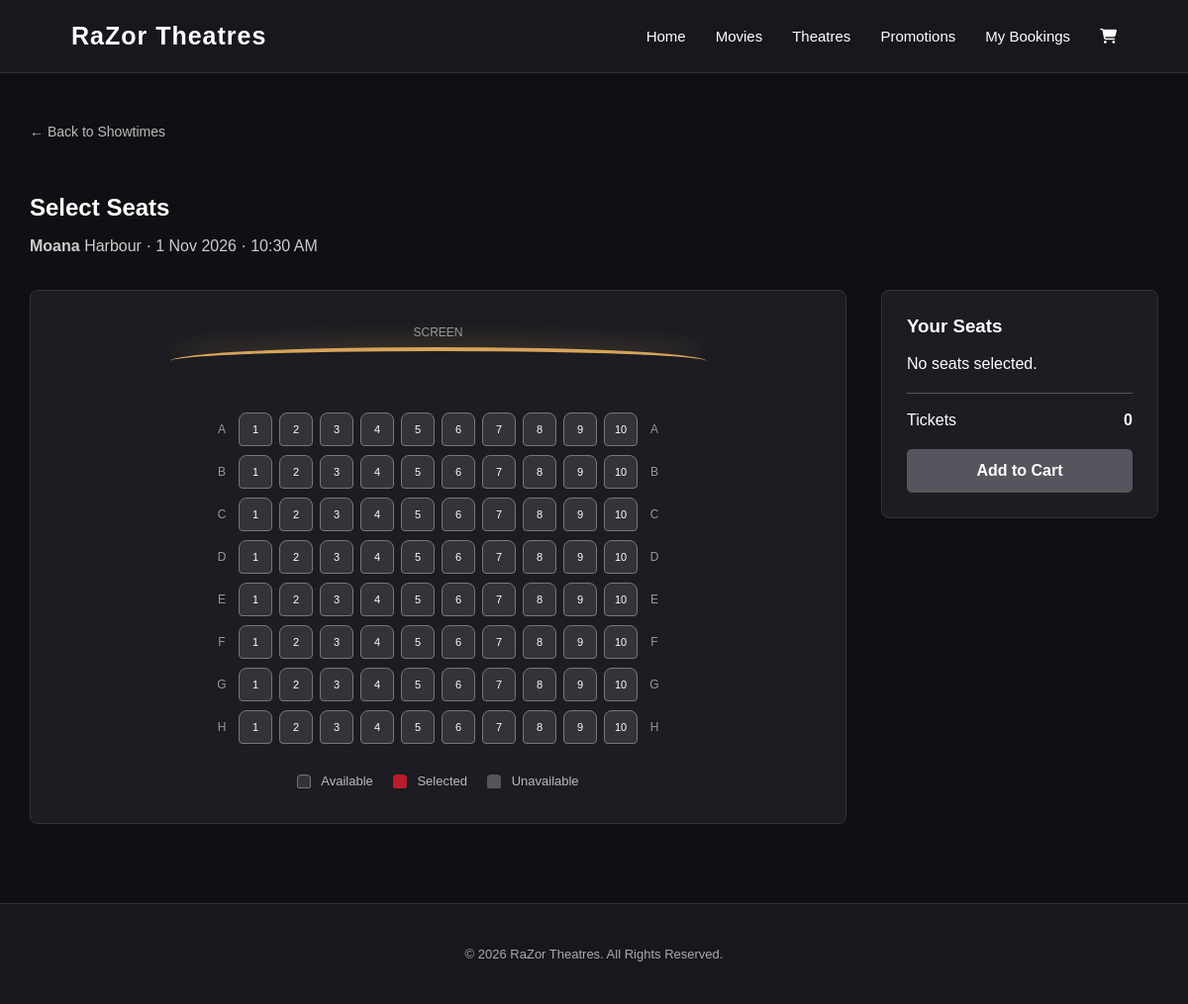
Page /booking.php?screeningId=30 on the committed database.
### tables this page shows
CREATE TABLE `screenings` (
  `screening_id` int(11) NOT NULL,
  `movie_id` int(11) NOT NULL,
  `cinema` varchar(100) NOT NULL,
  `screening_date` date NOT NULL,
  `screening_time` time NOT NULL
);

CREATE TABLE `movies` (
  `movie_id` int(11) NOT NULL,
  `title` varchar(150) NOT NULL,
  `synopsis` text DEFAULT NULL,
  `genre` varchar(100) DEFAULT NULL,
  `duration` int(11) NOT NULL,
  `rating` varchar(10) DEFAULT NULL,
  `advisory` varchar(255) DEFAULT NULL,
  `poster_url` varchar(255) DEFAULT NULL,
  `release_date` date DEFAULT NULL,
  `status` enum('now-showing','coming-soon') NOT NULL
);

### booking.php (the view, shortened to what this page needs)
<?php
require_once "db_connect.php";
$screeningId = (int) $_GET['screeningId'];
$query = "
    SELECT s.*, m.title, m.poster_url, m.rating
    FROM screenings s
    JOIN movies m ON m.movie_id = s.movie_id
    WHERE s.screening_id = ?
";
$stmt = $db->prepare($query);
$stmt->bind_param("i", $screeningId);
$stmt->execute();
$result = $stmt->get_result();
$screening = $result->fetch_assoc();
$rows = range('A', 'H');
$seatCount = 10;
$seatStatuses = [];
?>
<!DOCTYPE html>
<html lang="en">
<head>
    <link rel="stylesheet" href="style.css">
    <link rel="stylesheet"
      href="https://cdnjs.cloudflare.com/ajax/libs/font-awesome/6.7.2/css/all.min.css">
</head>
<body>
    <header class="site-header">
        <a href="index.php" class="logo"><h1>RaZor Theatres</h1></a>
        <nav>
            <a href="index.php">Home</a>
            <a href="movies.php">Movies</a>
            <a href="theatres.php">Theatres</a>
            <a href="promotions.php">Promotions</a>
            <a href="viewbookings.php">My Bookings</a>
            <a href="cart.php" class="nav-cart">
                <i class="fa-solid fa-cart-shopping"></i>
            </a>
        </nav>
    </header>
    <main class="seat-selection-page">
        <div class="seat-selection-header">
            <a href="movie_details.php?movieId=<?php echo (int) $screening['movie_id']; ?>" class="back-link">
                &larr; Back to Showtimes
            </a>
            <h2>Select Seats</h2>
            <p>
                <strong><?php echo htmlspecialchars($screening['title']); ?></strong>
                <?php echo htmlspecialchars($screening['cinema']); ?>
                &middot; <?php echo date("j M Y", strtotime($screening['screening_date'])); ?>
                &middot; <?php echo date("g:i A", strtotime($screening['screening_time'])); ?>
            </p>
        </div>
        <div class="seat-layout-container">
            <section class="cinema-seat-plan" aria-labelledby="seat-plan-heading">
                <div class="screen-label">Screen</div>
                <div class="screen-line" aria-hidden="true"></div>
                <div class="seat-grid">
                    <?php foreach ($rows as $row) { ?>
                        <div class="seat-row">
                            <span class="seat-row-label" aria-hidden="true"><?php echo $row; ?></span>
                            <?php for ($seat = 1; $seat <= $seatCount; $seat++) {
                                $seatNumber = $row . $seat;
                                $occupied = ($seatStatuses[$seatNumber] ?? 'available') !== 'available';
                            ?>
                                <button
                                    type="button"
                                    class="seat-button<?php echo $occupied ? ' occupied' : ''; ?>"
                                    data-seat="<?php echo $seatNumber; ?>"
                                    <?php echo $occupied ? 'disabled aria-label="Seat ' . $seatNumber . ' unavailable"' : 'aria-label="Seat ' . $seatNumber . '"'; ?>>
                                    <?php echo $seat; ?>
                                </button>
                            <?php } ?>
                            <span class="seat-row-label" aria-hidden="true"><?php echo $row; ?></span>
                        </div>
                    <?php } ?>
                </div>
                <div class="seat-legend" aria-label="Seat status legend">
                    <span><i class="legend-seat available"></i> Available</span>
                    <span><i class="legend-seat selected"></i> Selected</span>
                    <span><i class="legend-seat occupied"></i> Unavailable</span>
                </div>
            </section>
            <aside class="seat-cart" aria-labelledby="seat-cart-heading">
                <h3 id="seat-cart-heading">Your Seats</h3>
                <p id="seat-cart-empty">No seats selected.</p>
                <div class="seat-cart-total">
                    <span>Tickets</span>
                    <strong id="selected-seat-count">0</strong>
                </div>
                <form action="cart.php" method="POST" id="seat-booking-form">
                    <button
                       type="submit"
                       name="add_to_cart"
                       id="add-seats-to-cart"
                       class="seat-cart-button"
                       disabled
                    >
                    Add to Cart
                    </button>
                </form>
            </aside>
        </div>
    </main>
    <footer class="site-footer">
        <p>&copy; 2026 RaZor Theatres. All Rights Reserved.</p>
    </footer>
</body>
</html>

### style.css (style rules this page uses)
* { box-sizing: border-box; }
html { scroll-behavior: smooth; }
body { margin: 0; font-family: Arial, Helvetica, sans-serif; background-color: #101014; color: white; }
a { text-decoration: none; color: inherit; }
button { font: inherit; }
.site-header { display: flex; justify-content: space-between; align-items: center; padding: 22px 6%; background-color: #17171d; border-bottom: 1px solid #303038; }
.logo h1 { margin: 0; font-size: 25px; letter-spacing: 1px; }
.site-header nav { display: flex; align-items: center; gap: 30px; }
.site-header nav a { font-size: 15px; transition: color 0.2s ease; }
.back-link { display: inline-block; margin-bottom: 35px; color: #bbbbbb; font-size: 14px; }
.seat-selection-page { max-width: 1200px; margin: 50px auto 80px; padding: 0 30px; }
.seat-selection-header { margin-bottom: 35px; }
.seat-selection-header h2 { margin-bottom: 10px; }
.seat-selection-header p { color: #cccccc; }
.seat-layout-container { display: grid; grid-template-columns: minmax(0, 1fr) 280px; gap: 35px; align-items: start; }
.cinema-seat-plan { min-width: 0; padding: 35px 25px; border: 1px solid #33333b; border-radius: 8px; background: #1c1c22; }
.screen-label { text-align: center; color: #999999; font-size: 12px; text-transform: uppercase; }
.screen-line { width: 70%; height: 28px; margin: 8px auto 38px; border-top: 4px solid #d6a45a; border-radius: 50%; box-shadow: 0 -12px 18px rgba(214, 164, 90, 0.12); }
.seat-grid { width: max-content; max-width: 100%; margin: 0 auto; }
.seat-row { display: grid; grid-template-columns: 20px repeat(10, 34px) 20px; gap: 7px; align-items: center; margin-bottom: 9px; }
.seat-row-label { color: #999999; text-align: center; font-size: 12px; }
.seat-button { width: 34px; height: 34px; padding: 0; border: 1px solid #777780; border-radius: 8px 8px 4px 4px; background: #33333a; color: #ffffff; font-size: 11px; cursor: pointer; }
.seat-legend { display: flex; justify-content: center; flex-wrap: wrap; gap: 20px; margin-top: 30px; color: #bbbbbb; font-size: 13px; }
.legend-seat { display: inline-block; width: 14px; height: 14px; margin-right: 7px; border-radius: 4px 4px 2px 2px; vertical-align: middle; }
.legend-seat.available { background: #33333a; border: 1px solid #777780; }
.legend-seat.selected { background: #b91c2c; }
.legend-seat.occupied { background: #55555d; }
.seat-cart { position: sticky; top: 20px; padding: 25px; border: 1px solid #33333b; border-radius: 8px; background: #1c1c22; }
.seat-cart h3 { margin: 0 0 18px; }
.seat-cart-total { display: flex; justify-content: space-between; margin-top: 20px; padding-top: 18px; border-top: 1px solid #55555d; }
.seat-cart-button { width: 100%; margin-top: 20px; padding: 13px; border: 0; border-radius: 5px; background: #b91c2c; color: #ffffff; font-weight: bold; cursor: pointer; }
.seat-cart-button:disabled { background: #55555d; cursor: not-allowed; }
.site-footer { padding: 30px 20px; background-color: #17171d; border-top: 1px solid #303038; color: #aaaaaa; text-align: center; font-size: 13px; }

### rows in the picture
screenings: movie.title "Moana", cinema "Harbour", screening_date "1 Nov 2026", screening_time "10:30 AM"

### other values in the picture
$row "A"
$row "B"
$row "C"
$row "D"
$row "E"
$row "F"
$row "G"
$row "H"
